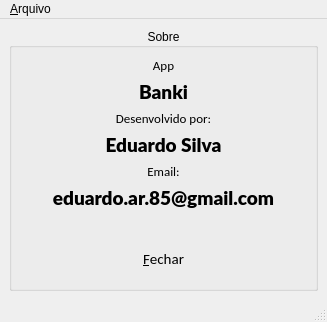
<?xml version="1.0" encoding="UTF-8"?>
<ui version="4.0">
 <class>MainWindow</class>
 <widget class="QMainWindow" name="MainWindow">
  <property name="geometry">
   <rect>
    <x>0</x>
    <y>0</y>
    <width>327</width>
    <height>322</height>
   </rect>
  </property>
  <property name="windowTitle">
   <string>MainWindow</string>
  </property>
  <widget class="QWidget" name="centralwidget">
   <layout class="QVBoxLayout" name="verticalLayout_2">
    <item>
     <widget class="QGroupBox" name="groupBox_2">
      <property name="title">
       <string>Sobre</string>
      </property>
      <property name="alignment">
       <set>Qt::AlignCenter</set>
      </property>
      <layout class="QVBoxLayout" name="verticalLayout">
       <item>
        <widget class="QLabel" name="label_7">
         <property name="font">
          <font>
           <family>Calibri</family>
           <pointsize>10</pointsize>
          </font>
         </property>
         <property name="styleSheet">
          <string notr="true">color: '#333A44';</string>
         </property>
         <property name="text">
          <string>App</string>
         </property>
         <property name="alignment">
          <set>Qt::AlignCenter</set>
         </property>
        </widget>
       </item>
       <item>
        <widget class="QLabel" name="lbl_total_funcionarios_2">
         <property name="font">
          <font>
           <family>Lato Black</family>
           <pointsize>14</pointsize>
           <weight>75</weight>
           <bold>true</bold>
          </font>
         </property>
         <property name="styleSheet">
          <string notr="true">color: '#333A44';</string>
         </property>
         <property name="text">
          <string>Banki</string>
         </property>
         <property name="alignment">
          <set>Qt::AlignCenter</set>
         </property>
        </widget>
       </item>
       <item>
        <widget class="QLabel" name="label_6">
         <property name="font">
          <font>
           <family>Calibri</family>
           <pointsize>10</pointsize>
          </font>
         </property>
         <property name="styleSheet">
          <string notr="true">color: '#333A44';</string>
         </property>
         <property name="text">
          <string>Desenvolvido por:</string>
         </property>
         <property name="alignment">
          <set>Qt::AlignCenter</set>
         </property>
        </widget>
       </item>
       <item>
        <widget class="QLabel" name="lbl_total_funcionarios">
         <property name="font">
          <font>
           <family>Lato Black</family>
           <pointsize>14</pointsize>
           <weight>75</weight>
           <bold>true</bold>
          </font>
         </property>
         <property name="styleSheet">
          <string notr="true">color: '#333A44';</string>
         </property>
         <property name="text">
          <string>Eduardo Silva</string>
         </property>
         <property name="alignment">
          <set>Qt::AlignCenter</set>
         </property>
        </widget>
       </item>
       <item>
        <widget class="QLabel" name="label_4">
         <property name="font">
          <font>
           <family>Calibri</family>
           <pointsize>10</pointsize>
          </font>
         </property>
         <property name="styleSheet">
          <string notr="true">color: '#333A44';</string>
         </property>
         <property name="text">
          <string>Email:</string>
         </property>
         <property name="alignment">
          <set>Qt::AlignCenter</set>
         </property>
        </widget>
       </item>
       <item>
        <widget class="QLabel" name="lbl_ultimo_funcionario">
         <property name="font">
          <font>
           <family>Lato Black</family>
           <pointsize>14</pointsize>
           <weight>75</weight>
           <bold>true</bold>
          </font>
         </property>
         <property name="styleSheet">
          <string notr="true">color: '#333A44';</string>
         </property>
         <property name="text">
          <string>eduardo.ar.85@gmail.com</string>
         </property>
         <property name="alignment">
          <set>Qt::AlignCenter</set>
         </property>
        </widget>
       </item>
       <item>
        <spacer name="horizontalSpacer">
         <property name="orientation">
          <enum>Qt::Horizontal</enum>
         </property>
         <property name="sizeHint" stdset="0">
          <size>
           <width>40</width>
           <height>20</height>
          </size>
         </property>
        </spacer>
       </item>
       <item>
        <spacer name="verticalSpacer">
         <property name="orientation">
          <enum>Qt::Vertical</enum>
         </property>
         <property name="sizeHint" stdset="0">
          <size>
           <width>20</width>
           <height>40</height>
          </size>
         </property>
        </spacer>
       </item>
       <item>
        <widget class="QPushButton" name="btn_fechar">
         <property name="font">
          <font>
           <family>Calibri</family>
           <pointsize>11</pointsize>
          </font>
         </property>
         <property name="cursor">
          <cursorShape>PointingHandCursor</cursorShape>
         </property>
         <property name="styleSheet">
          <string notr="true"> padding: 10px; background-color: '#00C569'; border: none; color: '#ffffff';</string>
         </property>
         <property name="text">
          <string>&amp;Fechar</string>
         </property>
        </widget>
       </item>
      </layout>
     </widget>
    </item>
   </layout>
  </widget>
  <widget class="QMenuBar" name="menubar">
   <property name="geometry">
    <rect>
     <x>0</x>
     <y>0</y>
     <width>327</width>
     <height>21</height>
    </rect>
   </property>
   <widget class="QMenu" name="menu_Arquivo">
    <property name="title">
     <string>&amp;Arquivo</string>
    </property>
    <addaction name="action_Exit"/>
   </widget>
   <addaction name="menu_Arquivo"/>
  </widget>
  <widget class="QStatusBar" name="statusbar"/>
  <action name="action_Exit">
   <property name="text">
    <string>&amp;Exit</string>
   </property>
   <property name="shortcut">
    <string>Ctrl+W</string>
   </property>
  </action>
 </widget>
 <resources/>
 <connections/>
</ui>
